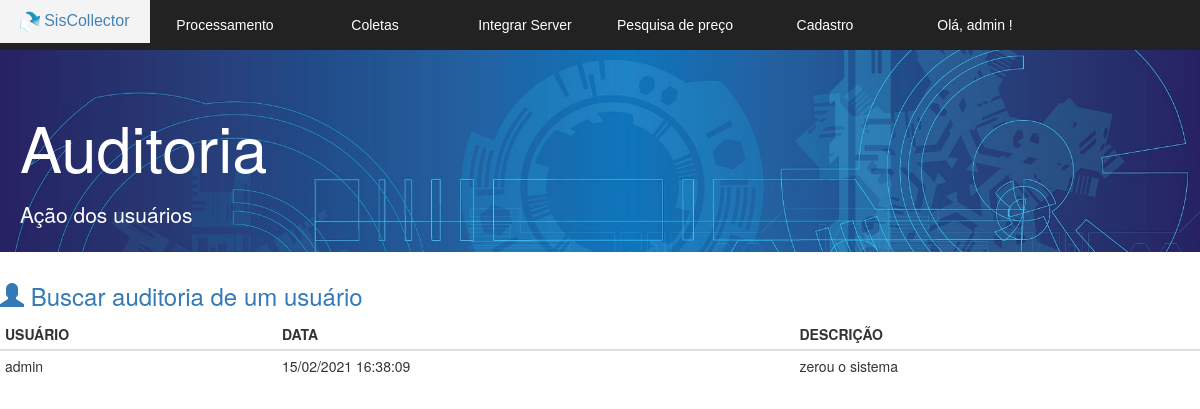
Before: /coletor/v_listar_auditoria.php (signed in) with the older database file.
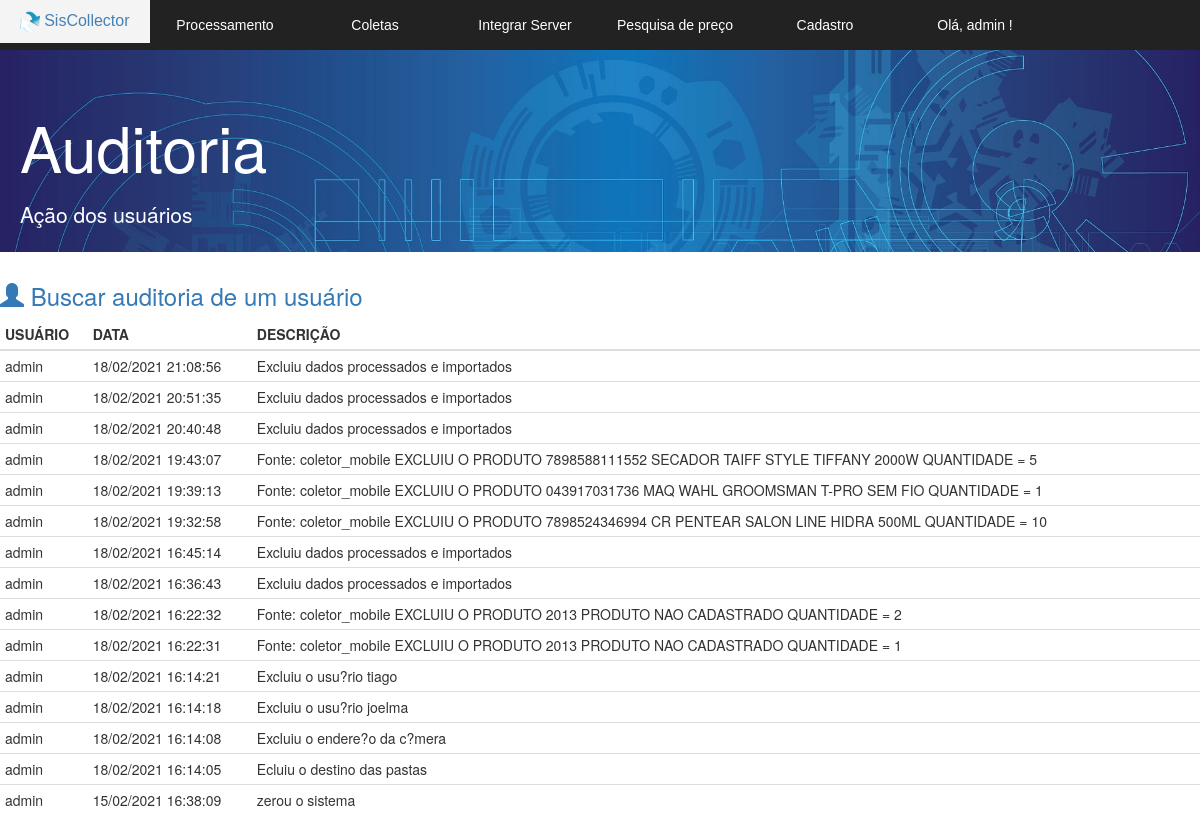
After: the same page with the newer database file.
### tables this page shows
CREATE TABLE IF NOT EXISTS `auditoria` (
  `id` int(11) NOT NULL AUTO_INCREMENT,
  `usuario` varchar(255) DEFAULT NULL,
  `descricao` varchar(255) DEFAULT NULL,
  `data` datetime NOT NULL,
  PRIMARY KEY (`id`)
);

### coletor/v_listar_auditoria.php (the view, shortened to what this page needs)
<!DOCTYPE html>
<html lang="pt-br">
<head>
  <link href="bootstrap/css/bootstrap.min.css" rel="stylesheet">
  <link rel="stylesheet" href="css.css">
  <link rel="stylesheet" href="normalize.css">
</head>
<body>
	<section id="principal">
   <?php
   require 'v_cabecalho.php';
   ?>
   <section class="corpo">
    <div class="jumbotron jumbotron-fluid">
      <div class="container">
        <h1 class="display-4">Auditoria</h1>
        <p class="lead">Ação dos usuários</p>
      </div>
    </div>
    <h3> <a href="v_buscar_usuario.php" > <span class="glyphicon glyphicon-user" aria-hidden="true"></span> Buscar auditoria de um usuário </a></h3>
    <?php
    $listagem = mysqli_query($conexao,  "SELECT * FROM auditoria order by id desc");
    ?>
    <table class="table table-condensed">
     <thead >
      <tr class="table-primary">
        <th scope="col">USUÁRIO</th>
        <th scope="col">DATA</th>
        <th scope="col">DESCRIÇÃO</th>
      </tr>
    </thead>
    <tbody>
      <?php
      while($linha = mysqli_fetch_array($listagem)) {
      $data = $linha['data'];
      ?>
        <tr>
          <td> <?= $linha['usuario'] ?> </td>
          <td> <?php echo date('d/m/Y H:i:s', strtotime($data));  ?>  </td>
          <td> <?= utf8_encode($linha['descricao']);  ?> </td>
        </tr>
        <?php } ?>
      </tbody>
    </table>
  </section>
</section>
</body>
</html>

### coletor/v_cabecalho.php (shortened to what this page needs)
<?php
$usuario = $_SESSION['usuario'];
?>
<div>
<nav class="menu">
	<ul>
		<li> <a href="index.php" id="a"> <img src="logo.png" height="22px" alt=""> SisCollector	</a></li>
		<li><a href="#">Processamento</a>
		</li>
		<li><a href="#">Coletas </a>
		</li>
		<li><a href="#">Integrar Server</a>
		</li>
		<li><a href="v_pesquisa_preco.php">Pesquisa de preço</a> </li>
		<li><a href="#">Cadastro</a>
		</li>
		<li> <a href="#"> Olá, <?php echo $usuario ;?> ! </a>
		</li>
	</ul>
</nav>
</div>

### coletor/css.css (style rules this page uses)
.jumbotron { padding-top: 70px; height: 18em; width: 100%; max-height: 50%; max-width: 100%; min-height: 20%; min-width: 30%; background-image: url("bg.jpg")!important; background-size: cover; color:#ffffff; }
.jumbotron h1 { margin-bottom: 0.3em; }
.jumbotron .container { margin-left:5px; }
a:link { text-decoration:none ; }
.menu { position: fixed; width: 100%; height: 50px; background-color: #222; font-family: 'arial'; }
#a { padding: 10px; color: #4682B4; font-size: 16px; }
.menu ul { list-style: none; position: relative; }
.menu ul li { width: 150px; float: left; }
.menu a { padding: 15px; display: block; text-decoration: none; text-align: center; background-color: #222; color:#fff; }

Changed rows visible on the page:
added auditoria: usuario "admin", data "18/02/2021 21:08:56", descricao "Excluiu dados processados e importados"
added auditoria: usuario "admin", data "18/02/2021 20:51:35", descricao "Excluiu dados processados e importados"
added auditoria: usuario "admin", data "18/02/2021 20:40:48", descricao "Excluiu dados processados e importados"
added auditoria: usuario "admin", data "18/02/2021 19:43:07", descricao "Fonte: coletor_mobile EXCLUIU O PRODUTO 7898588111552 SECADOR TAIFF STYLE TIFFANY 2000W QUANTIDADE = 5"
added auditoria: usuario "admin", data "18/02/2021 19:39:13", descricao "Fonte: coletor_mobile EXCLUIU O PRODUTO 043917031736 MAQ WAHL GROOMSMAN T-PRO SEM FIO QUANTIDADE = 1"
added auditoria: usuario "admin", data "18/02/2021 19:32:58", descricao "Fonte: coletor_mobile EXCLUIU O PRODUTO 7898524346994 CR PENTEAR SALON LINE HIDRA 500ML QUANTIDADE = 10"
added auditoria: usuario "admin", data "18/02/2021 16:45:14", descricao "Excluiu dados processados e importados"
added auditoria: usuario "admin", data "18/02/2021 16:36:43", descricao "Excluiu dados processados e importados"
added auditoria: usuario "admin", data "18/02/2021 16:22:32", descricao "Fonte: coletor_mobile EXCLUIU O PRODUTO 2013 PRODUTO NAO CADASTRADO QUANTIDADE = 2"
added auditoria: usuario "admin", data "18/02/2021 16:22:31", descricao "Fonte: coletor_mobile EXCLUIU O PRODUTO 2013 PRODUTO NAO CADASTRADO QUANTIDADE = 1"
added auditoria: usuario "admin", data "18/02/2021 16:14:21", descricao "Excluiu o usu?rio tiago"
added auditoria: usuario "admin", data "18/02/2021 16:14:18", descricao "Excluiu o usu?rio joelma"
added auditoria: usuario "admin", data "18/02/2021 16:14:08", descricao "Excluiu o endere?o da c?mera"
added auditoria: usuario "admin", data "18/02/2021 16:14:05", descricao "Ecluiu o destino das pastas"
